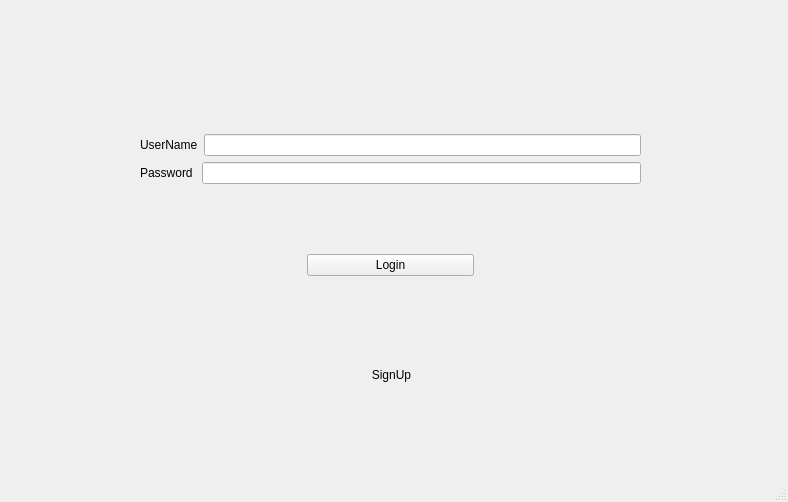
<?xml version="1.0" encoding="UTF-8"?>
<ui version="4.0">
 <class>MainWindow</class>
 <widget class="QMainWindow" name="MainWindow">
  <property name="geometry">
   <rect>
    <x>0</x>
    <y>0</y>
    <width>788</width>
    <height>502</height>
   </rect>
  </property>
  <property name="windowTitle">
   <string>MainWindow</string>
  </property>
  <widget class="QWidget" name="centralwidget">
   <widget class="QPushButton" name="pushButton_signup">
    <property name="geometry">
     <rect>
      <x>350</x>
      <y>360</y>
      <width>83</width>
      <height>29</height>
     </rect>
    </property>
    <property name="text">
     <string>SignUp</string>
    </property>
    <property name="autoDefault">
     <bool>true</bool>
    </property>
    <property name="default">
     <bool>false</bool>
    </property>
    <property name="flat">
     <bool>true</bool>
    </property>
   </widget>
   <widget class="QWidget" name="layoutWidget">
    <property name="geometry">
     <rect>
      <x>140</x>
      <y>70</y>
      <width>501</width>
      <height>271</height>
     </rect>
    </property>
    <layout class="QVBoxLayout" name="verticalLayout_2">
     <item>
      <layout class="QVBoxLayout" name="verticalLayout">
       <item>
        <layout class="QHBoxLayout" name="horizontalLayout">
         <item>
          <widget class="QLabel" name="label">
           <property name="text">
            <string>UserName</string>
           </property>
          </widget>
         </item>
         <item>
          <widget class="QLineEdit" name="lineEdit_username"/>
         </item>
        </layout>
       </item>
       <item>
        <layout class="QHBoxLayout" name="horizontalLayout_2">
         <item>
          <widget class="QLabel" name="label_2">
           <property name="text">
            <string>Password </string>
           </property>
          </widget>
         </item>
         <item>
          <widget class="QLineEdit" name="lineEdit_password">
           <property name="inputMask">
            <string/>
           </property>
           <property name="echoMode">
            <enum>QLineEdit::Password</enum>
           </property>
          </widget>
         </item>
        </layout>
       </item>
      </layout>
     </item>
     <item>
      <layout class="QHBoxLayout" name="horizontalLayout_3">
       <item>
        <spacer name="horizontalSpacer">
         <property name="orientation">
          <enum>Qt::Horizontal</enum>
         </property>
         <property name="sizeHint" stdset="0">
          <size>
           <width>20</width>
           <height>20</height>
          </size>
         </property>
        </spacer>
       </item>
       <item>
        <widget class="QPushButton" name="pushButton_login">
         <property name="sizePolicy">
          <sizepolicy hsizetype="Expanding" vsizetype="Fixed">
           <horstretch>0</horstretch>
           <verstretch>0</verstretch>
          </sizepolicy>
         </property>
         <property name="text">
          <string>Login</string>
         </property>
         <property name="iconSize">
          <size>
           <width>30</width>
           <height>30</height>
          </size>
         </property>
        </widget>
       </item>
       <item>
        <spacer name="horizontalSpacer_2">
         <property name="orientation">
          <enum>Qt::Horizontal</enum>
         </property>
         <property name="sizeHint" stdset="0">
          <size>
           <width>20</width>
           <height>20</height>
          </size>
         </property>
        </spacer>
       </item>
      </layout>
     </item>
    </layout>
   </widget>
  </widget>
  <widget class="QMenuBar" name="menubar">
   <property name="geometry">
    <rect>
     <x>0</x>
     <y>0</y>
     <width>788</width>
     <height>25</height>
    </rect>
   </property>
  </widget>
  <widget class="QStatusBar" name="statusbar"/>
 </widget>
 <resources/>
 <connections/>
</ui>
